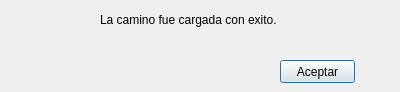
<?xml version="1.0" encoding="UTF-8"?>
<ui version="4.0">
 <class>Dialog</class>
 <widget class="QDialog" name="Dialog">
  <property name="geometry">
   <rect>
    <x>0</x>
    <y>0</y>
    <width>400</width>
    <height>92</height>
   </rect>
  </property>
  <property name="minimumSize">
   <size>
    <width>400</width>
    <height>92</height>
   </size>
  </property>
  <property name="maximumSize">
   <size>
    <width>400</width>
    <height>92</height>
   </size>
  </property>
  <property name="windowTitle">
   <string>Exito</string>
  </property>
  <widget class="QLabel" name="label">
   <property name="geometry">
    <rect>
     <x>100</x>
     <y>10</y>
     <width>281</width>
     <height>20</height>
    </rect>
   </property>
   <property name="text">
    <string>La camino fue cargada con exito.</string>
   </property>
   <property name="alignment">
    <set>Qt::AlignLeading|Qt::AlignLeft|Qt::AlignVCenter</set>
   </property>
  </widget>
  <widget class="QPushButton" name="BAceptar">
   <property name="geometry">
    <rect>
     <x>280</x>
     <y>60</y>
     <width>75</width>
     <height>23</height>
    </rect>
   </property>
   <property name="text">
    <string>Aceptar</string>
   </property>
  </widget>
 </widget>
 <resources/>
 <connections/>
</ui>
